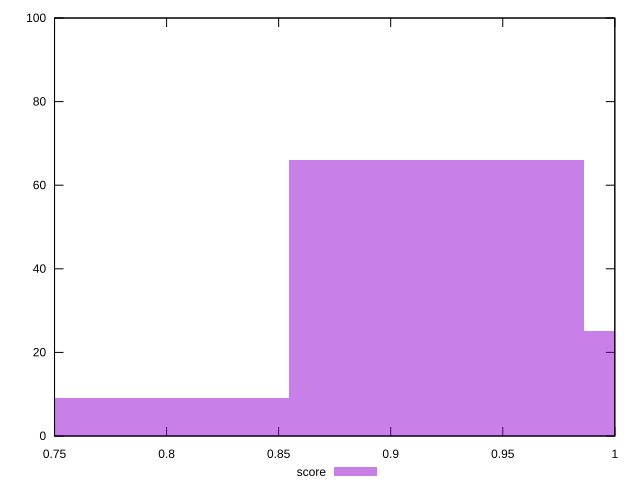

Write the gnuplot code that produced this figure.
reset

$score <<EOF
1.0519343471004 25
0.7889507603252999 9
0.9204425537128499 66
EOF

set key outside below
set boxwidth 0.13149179338755
set xrange [0.75:1]
set yrange [0:100]
set trange [0:100]
set style fill transparent solid 0.5 noborder
set terminal svg size 640, 490 enhanced background rgb 'white'
set output "report_00019_2021-02-10T18-14-37.922Z//unused-css-rules/samples/pages/score/histogram.svg"

plot $score title "score" with boxes

reset
